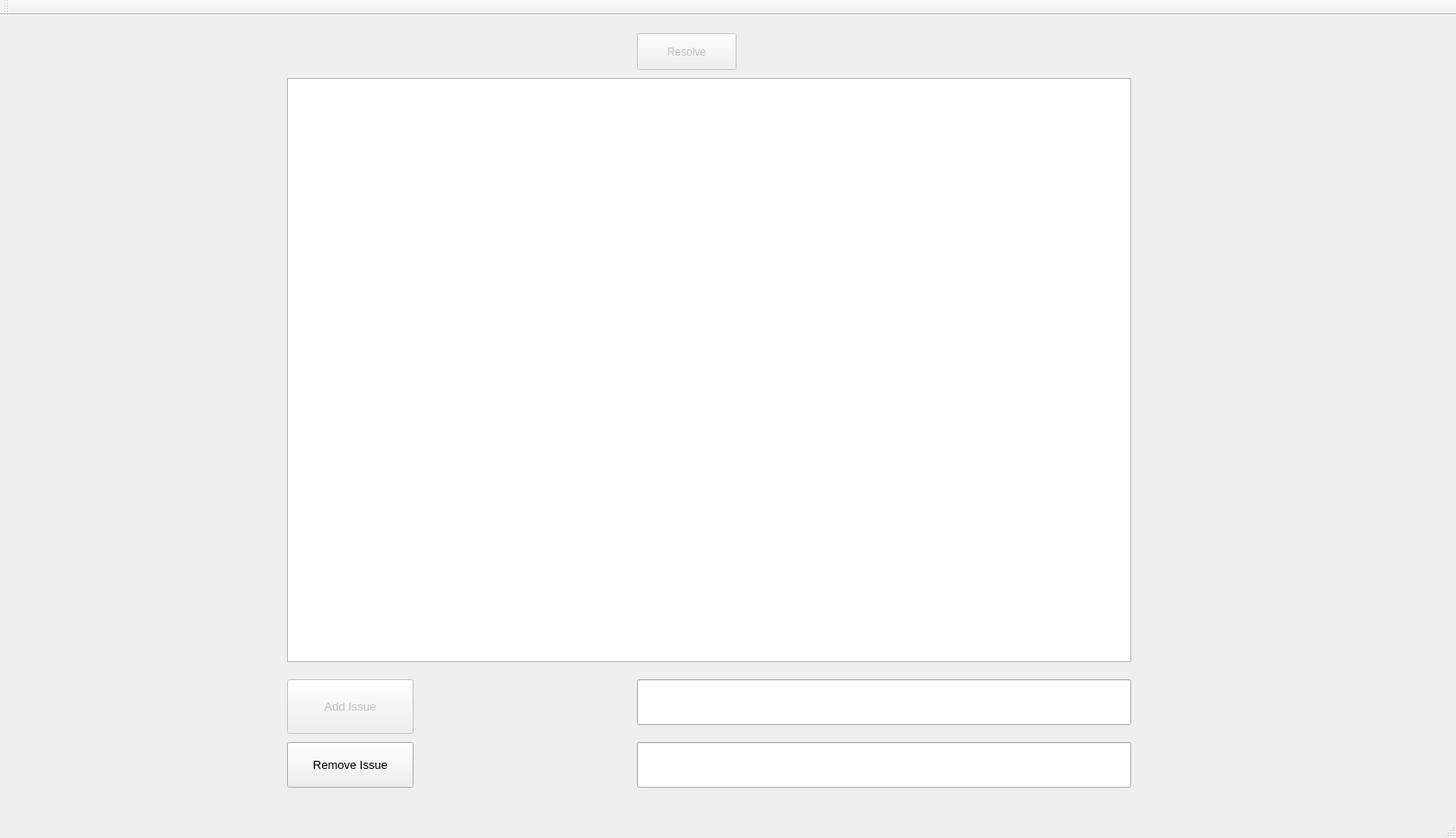
<?xml version="1.0" encoding="UTF-8"?>
<ui version="4.0">
 <class>IssueTrackerClass</class>
 <widget class="QMainWindow" name="IssueTrackerClass">
  <property name="geometry">
   <rect>
    <x>0</x>
    <y>0</y>
    <width>1623</width>
    <height>934</height>
   </rect>
  </property>
  <property name="windowTitle">
   <string>IssueTracker</string>
  </property>
  <widget class="QWidget" name="centralWidget">
   <widget class="QListWidget" name="issues_list_widget">
    <property name="geometry">
     <rect>
      <x>320</x>
      <y>70</y>
      <width>941</width>
      <height>651</height>
     </rect>
    </property>
   </widget>
   <widget class="QLineEdit" name="add_issue_line_edit">
    <property name="geometry">
     <rect>
      <x>710</x>
      <y>740</y>
      <width>551</width>
      <height>51</height>
     </rect>
    </property>
   </widget>
   <widget class="QPushButton" name="add_issue_button">
    <property name="enabled">
     <bool>false</bool>
    </property>
    <property name="geometry">
     <rect>
      <x>320</x>
      <y>740</y>
      <width>141</width>
      <height>61</height>
     </rect>
    </property>
    <property name="font">
     <font>
      <pointsize>10</pointsize>
     </font>
    </property>
    <property name="text">
     <string>Add Issue</string>
    </property>
   </widget>
   <widget class="QPushButton" name="remove_issue_button">
    <property name="geometry">
     <rect>
      <x>320</x>
      <y>810</y>
      <width>141</width>
      <height>51</height>
     </rect>
    </property>
    <property name="font">
     <font>
      <pointsize>10</pointsize>
     </font>
    </property>
    <property name="text">
     <string>Remove Issue</string>
    </property>
   </widget>
   <widget class="QLineEdit" name="remove_issue_line_edit">
    <property name="geometry">
     <rect>
      <x>710</x>
      <y>810</y>
      <width>551</width>
      <height>51</height>
     </rect>
    </property>
   </widget>
   <widget class="QPushButton" name="resolve_button">
    <property name="enabled">
     <bool>false</bool>
    </property>
    <property name="geometry">
     <rect>
      <x>710</x>
      <y>20</y>
      <width>111</width>
      <height>41</height>
     </rect>
    </property>
    <property name="text">
     <string>Resolve</string>
    </property>
   </widget>
  </widget>
  <widget class="QMenuBar" name="menuBar">
   <property name="geometry">
    <rect>
     <x>0</x>
     <y>0</y>
     <width>1623</width>
     <height>26</height>
    </rect>
   </property>
  </widget>
  <widget class="QToolBar" name="mainToolBar">
   <attribute name="toolBarArea">
    <enum>TopToolBarArea</enum>
   </attribute>
   <attribute name="toolBarBreak">
    <bool>false</bool>
   </attribute>
  </widget>
  <widget class="QStatusBar" name="statusBar"/>
 </widget>
 <layoutdefault spacing="6" margin="11"/>
 <resources>
  <include location="IssueTracker.qrc"/>
 </resources>
 <connections>
  <connection>
   <sender>add_issue_button</sender>
   <signal>clicked()</signal>
   <receiver>IssueTrackerClass</receiver>
   <slot>add()</slot>
   <hints>
    <hint type="sourcelabel">
     <x>404</x>
     <y>799</y>
    </hint>
    <hint type="destinationlabel">
     <x>571</x>
     <y>838</y>
    </hint>
   </hints>
  </connection>
  <connection>
   <sender>remove_issue_button</sender>
   <signal>clicked()</signal>
   <receiver>IssueTrackerClass</receiver>
   <slot>remove()</slot>
   <hints>
    <hint type="sourcelabel">
     <x>386</x>
     <y>861</y>
    </hint>
    <hint type="destinationlabel">
     <x>181</x>
     <y>676</y>
    </hint>
   </hints>
  </connection>
  <connection>
   <sender>resolve_button</sender>
   <signal>clicked()</signal>
   <receiver>IssueTrackerClass</receiver>
   <slot>resolve()</slot>
   <hints>
    <hint type="sourcelabel">
     <x>771</x>
     <y>85</y>
    </hint>
    <hint type="destinationlabel">
     <x>1447</x>
     <y>216</y>
    </hint>
   </hints>
  </connection>
  <connection>
   <sender>issues_list_widget</sender>
   <signal>itemSelectionChanged()</signal>
   <receiver>IssueTrackerClass</receiver>
   <slot>enable_resolve()</slot>
   <hints>
    <hint type="sourcelabel">
     <x>713</x>
     <y>514</y>
    </hint>
    <hint type="destinationlabel">
     <x>215</x>
     <y>173</y>
    </hint>
   </hints>
  </connection>
 </connections>
 <slots>
  <slot>add()</slot>
  <slot>remove()</slot>
  <slot>resolve()</slot>
  <slot>enable_resolve()</slot>
 </slots>
</ui>
